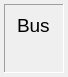
<?xml version="1.0" encoding="UTF-8"?>
<ui version="4.0">
 <class>Form</class>
 <widget class="QWidget" name="Form">
  <property name="geometry">
   <rect>
    <x>0</x>
    <y>0</y>
    <width>68</width>
    <height>77</height>
   </rect>
  </property>
  <property name="toolTip">
   <string>Bus</string>
  </property>
  <layout class="QVBoxLayout" name="verticalLayout">
   <property name="leftMargin">
    <number>4</number>
   </property>
   <property name="topMargin">
    <number>4</number>
   </property>
   <property name="rightMargin">
    <number>4</number>
   </property>
   <property name="bottomMargin">
    <number>4</number>
   </property>
   <item>
    <widget class="QFrame" name="frame">
     <property name="frameShape">
      <enum>QFrame::Panel</enum>
     </property>
     <property name="frameShadow">
      <enum>QFrame::Sunken</enum>
     </property>
     <layout class="QVBoxLayout" name="verticalLayout_2">
      <item alignment="Qt::AlignHCenter">
       <widget class="QLabel" name="_label">
        <property name="font">
         <font>
          <pointsize>14</pointsize>
          <weight>50</weight>
          <bold>false</bold>
         </font>
        </property>
        <property name="text">
         <string>Bus</string>
        </property>
        <property name="alignment">
         <set>Qt::AlignLeading|Qt::AlignLeft|Qt::AlignTop</set>
        </property>
       </widget>
      </item>
      <item alignment="Qt::AlignHCenter">
       <widget class="WidgetLedBank" name="_widgetLeds" native="true">
        <property name="sizePolicy">
         <sizepolicy hsizetype="Preferred" vsizetype="Preferred">
          <horstretch>0</horstretch>
          <verstretch>1</verstretch>
         </sizepolicy>
        </property>
       </widget>
      </item>
     </layout>
    </widget>
   </item>
  </layout>
 </widget>
 <customwidgets>
  <customwidget>
   <class>WidgetLedBank</class>
   <extends>QWidget</extends>
   <header>widgetledbank.h</header>
   <container>1</container>
  </customwidget>
 </customwidgets>
 <resources/>
 <connections/>
</ui>
